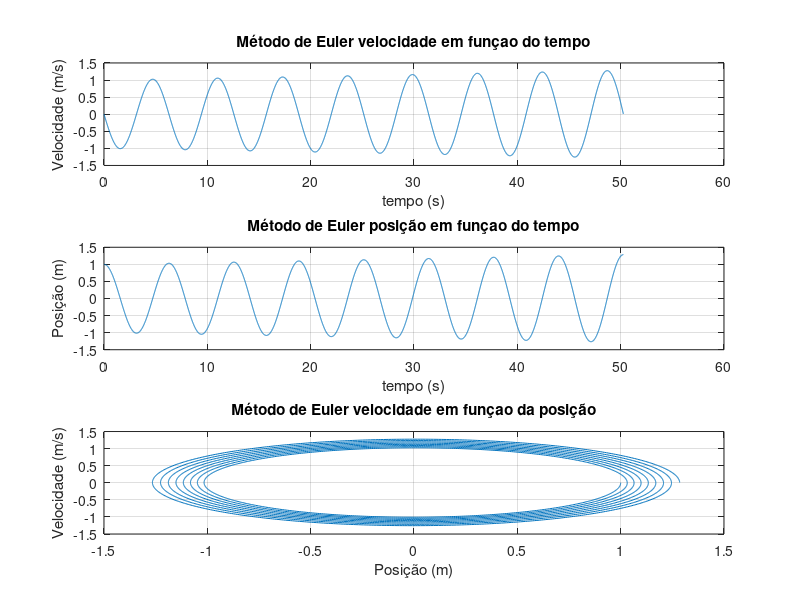
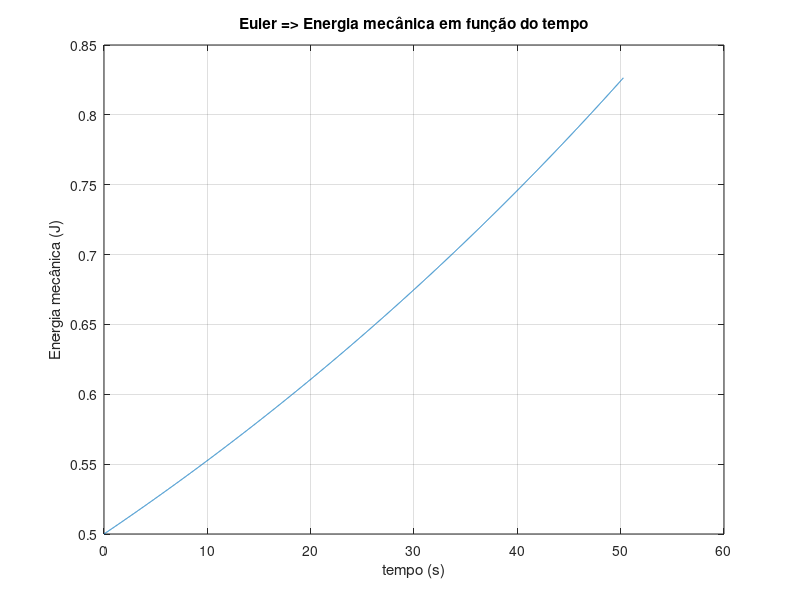

Write the MATLAB code that produced these figures, in order.
%%  Ex1.a

clear,clc,close all

%% EQUAÇÕES DIFERENCIAS PARA APLICAÇÃO DO MÉTODO DE EULER

% Equação diferencial principal:
%             Fr=m*a <=>
%             <=> m*a=-k*x <=>
%             <=> m*v'=-k*x <=>
%             <=> m*x'' = -k*x <=>
%             <=> x'' = -k*x/m
% 
%  Dividindo esta EDO em 2 de primeira ordem temos:
%             v' = -k*x/m     e     v=x'

%% CONSTANTES

x0=1;   
v0=0;
k=1;
m=1;

h=0.01;     %passo temporal (IMPOSTO POR NÓS)
t0=0;

w=sqrt(k/m);    %calculo do tempo final, uma aproximação do tempo final
T=2*pi/w;
tf=T*8;

t=t0:h:tf;      %vetor tempo

v=[];
x=[];
v(1)=v0;
x(1)=x0;

%% MÉTODO DE EULER

for i=1:length(t)-1
    v(i+1)=v(i)-k*x(i)/m*h; %expressao da velocidade
    x(i+1)=x(i)+v(i)*h;     %expressao da posição
end

%% SOLUÇÃO ANALÍTICA

%NÃO DÃO A SOLUÇÃO ANALÍTICA COMO É QUE QUEREM QUE COMPARE-MOS

%% ENERGIA MECÂNICA

Em=m*v.^2*0.5+k*x.^2*0.5;   %Em=Ec+Epe= 1/2*m*v^2 + k*x^2/2

%% GRÁFICOS

figure(1)
subplot(3,1,1)
plot(t,v)
grid on
title('Método de Euler velocidade em funçao do tempo')
xlabel('tempo (s)')
ylabel('Velocidade (m/s)')

subplot(3,1,2)
plot(t,x)
grid on
title('Método de Euler posição em funçao do tempo')
xlabel('tempo (s)')
ylabel('Posição (m)')

subplot(3,1,3)
plot(x,v)
grid on
title('Método de Euler velocidade em funçao da posição')
xlabel('Posição (m)')
ylabel('Velocidade (m/s)')

figure(2)
plot(t,Em)
grid on
title('Euler => Energia mecânica em função do tempo')
xlabel('tempo (s)')
ylabel('Energia mecânica (J)')